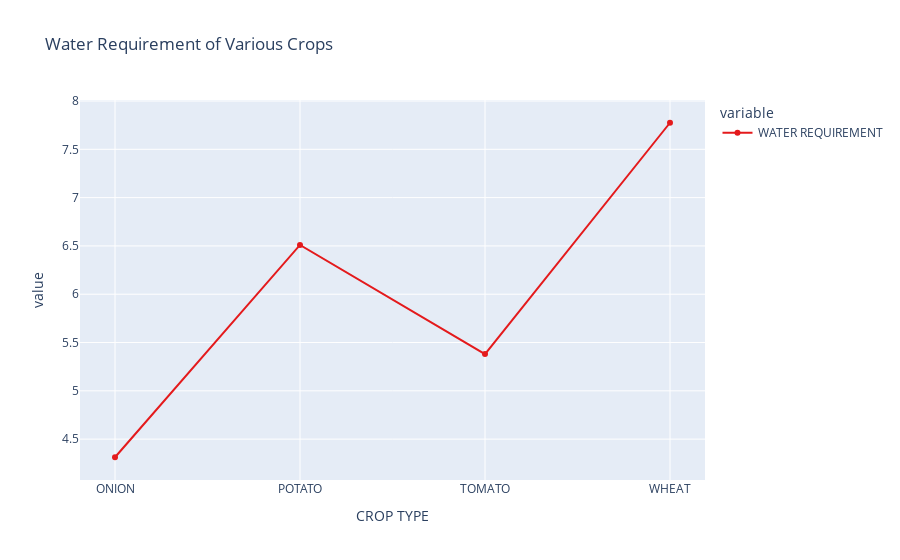

The notebook cell saved with this chart:
### Code cell
fig2= px.line(Crop_water,title="Water Requirement of Various Crops",color_discrete_sequence=px.colors.qualitative.Set1)

fig2.update_traces(mode='markers+lines', texttemplate='%{y}', textposition='top center')
fig2.show()

### Figure 1 — Plotly figure (JSON) as saved in the notebook; plotly's stock layout.template omitted (floating-point values rounded to 4 significant figures)
{"data": [{"hovertemplate": "variable=WATER REQUIREMENT<br>CROP TYPE=%{x}<br>value=%{y}<extra></extra>", "legendgroup": "WATER REQUIREMENT", "line": {"color": "rgb(228,26,28)", "dash": "solid"}, "marker": {"symbol": "circle"}, "mode": "markers+lines", "name": "WATER REQUIREMENT", "orientation": "v", "showlegend": true, "textposition": "top center", "texttemplate": "%{y}", "type": "scatter", "x": ["ONION", "POTATO", "TOMATO", "WHEAT"], "xaxis": "x", "y": [4.312, 6.51, 5.38, 7.775], "yaxis": "y"}], "layout": {"legend": {"title": {"text": "variable"}, "tracegroupgap": 0}, "title": {"text": "Water Requirement of Various Crops"}, "xaxis": {"anchor": "y", "domain": [0, 1], "title": {"text": "CROP TYPE"}}, "yaxis": {"anchor": "x", "domain": [0, 1], "title": {"text": "value"}}}}
